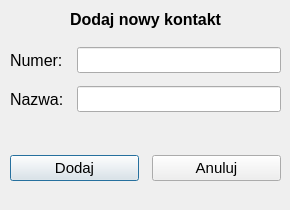
<?xml version="1.0" encoding="UTF-8"?>
<ui version="4.0">
 <class>OknoNowegoKontaktu</class>
 <widget class="QDialog" name="OknoNowegoKontaktu">
  <property name="geometry">
   <rect>
    <x>0</x>
    <y>0</y>
    <width>290</width>
    <height>210</height>
   </rect>
  </property>
  <property name="sizePolicy">
   <sizepolicy hsizetype="Fixed" vsizetype="Fixed">
    <horstretch>0</horstretch>
    <verstretch>0</verstretch>
   </sizepolicy>
  </property>
  <property name="minimumSize">
   <size>
    <width>290</width>
    <height>210</height>
   </size>
  </property>
  <property name="maximumSize">
   <size>
    <width>290</width>
    <height>210</height>
   </size>
  </property>
  <property name="windowTitle">
   <string>Dialog</string>
  </property>
  <widget class="QWidget" name="formLayoutWidget">
   <property name="geometry">
    <rect>
     <x>10</x>
     <y>10</y>
     <width>271</width>
     <height>221</height>
    </rect>
   </property>
   <layout class="QFormLayout" name="formLayout">
    <property name="fieldGrowthPolicy">
     <enum>QFormLayout::AllNonFixedFieldsGrow</enum>
    </property>
    <property name="horizontalSpacing">
     <number>13</number>
    </property>
    <property name="verticalSpacing">
     <number>13</number>
    </property>
    <property name="bottomMargin">
     <number>0</number>
    </property>
    <item row="0" column="0" colspan="2">
     <widget class="QLabel" name="labelTytul">
      <property name="sizePolicy">
       <sizepolicy hsizetype="Preferred" vsizetype="Preferred">
        <horstretch>0</horstretch>
        <verstretch>0</verstretch>
       </sizepolicy>
      </property>
      <property name="font">
       <font>
        <family>Segoe UI</family>
        <pointsize>12</pointsize>
        <weight>75</weight>
        <bold>true</bold>
       </font>
      </property>
      <property name="styleSheet">
       <string notr="true">margin-bottom: 5px;</string>
      </property>
      <property name="text">
       <string>Dodaj nowy kontakt</string>
      </property>
      <property name="alignment">
       <set>Qt::AlignCenter</set>
      </property>
     </widget>
    </item>
    <item row="2" column="0">
     <widget class="QLabel" name="labelNr">
      <property name="font">
       <font>
        <family>Segoe UI</family>
        <pointsize>12</pointsize>
       </font>
      </property>
      <property name="text">
       <string>Numer:</string>
      </property>
     </widget>
    </item>
    <item row="2" column="1">
     <widget class="QLineEdit" name="nr">
      <property name="font">
       <font>
        <family>Segoe UI</family>
        <pointsize>11</pointsize>
       </font>
      </property>
      <property name="inputMethodHints">
       <set>Qt::ImhNone</set>
      </property>
     </widget>
    </item>
    <item row="3" column="0">
     <widget class="QLabel" name="labelNazwa">
      <property name="font">
       <font>
        <family>Segoe UI</family>
        <pointsize>12</pointsize>
       </font>
      </property>
      <property name="text">
       <string>Nazwa:</string>
      </property>
     </widget>
    </item>
    <item row="3" column="1">
     <widget class="QLineEdit" name="nazwa">
      <property name="font">
       <font>
        <family>Segoe UI</family>
        <pointsize>11</pointsize>
       </font>
      </property>
     </widget>
    </item>
    <item row="4" column="0" colspan="2">
     <widget class="QLabel" name="labelBlad">
      <property name="palette">
       <palette>
        <active>
         <colorrole role="WindowText">
          <brush brushstyle="SolidPattern">
           <color alpha="255">
            <red>255</red>
            <green>0</green>
            <blue>0</blue>
           </color>
          </brush>
         </colorrole>
         <colorrole role="Text">
          <brush brushstyle="SolidPattern">
           <color alpha="255">
            <red>0</red>
            <green>0</green>
            <blue>0</blue>
           </color>
          </brush>
         </colorrole>
        </active>
        <inactive>
         <colorrole role="WindowText">
          <brush brushstyle="SolidPattern">
           <color alpha="255">
            <red>255</red>
            <green>0</green>
            <blue>0</blue>
           </color>
          </brush>
         </colorrole>
         <colorrole role="Text">
          <brush brushstyle="SolidPattern">
           <color alpha="255">
            <red>0</red>
            <green>0</green>
            <blue>0</blue>
           </color>
          </brush>
         </colorrole>
        </inactive>
        <disabled>
         <colorrole role="WindowText">
          <brush brushstyle="SolidPattern">
           <color alpha="255">
            <red>120</red>
            <green>120</green>
            <blue>120</blue>
           </color>
          </brush>
         </colorrole>
         <colorrole role="Text">
          <brush brushstyle="SolidPattern">
           <color alpha="255">
            <red>120</red>
            <green>120</green>
            <blue>120</blue>
           </color>
          </brush>
         </colorrole>
        </disabled>
       </palette>
      </property>
      <property name="font">
       <font>
        <family>Segoe UI</family>
        <pointsize>11</pointsize>
        <weight>75</weight>
        <bold>true</bold>
       </font>
      </property>
      <property name="styleSheet">
       <string notr="true"/>
      </property>
      <property name="text">
       <string/>
      </property>
     </widget>
    </item>
    <item row="5" column="0" colspan="2">
     <layout class="QHBoxLayout" name="horizontalLayout">
      <item>
       <widget class="QPushButton" name="dodaj">
        <property name="font">
         <font>
          <family>Segoe UI</family>
          <pointsize>11</pointsize>
         </font>
        </property>
        <property name="text">
         <string>Dodaj</string>
        </property>
       </widget>
      </item>
      <item>
       <widget class="QPushButton" name="anuluj">
        <property name="font">
         <font>
          <family>Segoe UI</family>
          <pointsize>11</pointsize>
         </font>
        </property>
        <property name="text">
         <string>Anuluj</string>
        </property>
       </widget>
      </item>
     </layout>
    </item>
   </layout>
  </widget>
 </widget>
 <resources/>
 <connections/>
</ui>
